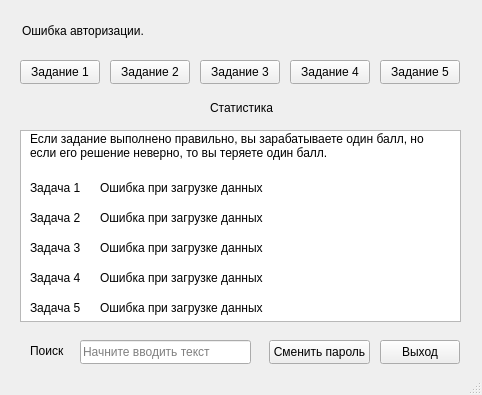
<?xml version="1.0" encoding="UTF-8"?>
<ui version="4.0">
 <class>MainWindow</class>
 <widget class="QMainWindow" name="MainWindow">
  <property name="geometry">
   <rect>
    <x>0</x>
    <y>0</y>
    <width>482</width>
    <height>395</height>
   </rect>
  </property>
  <property name="sizePolicy">
   <sizepolicy hsizetype="Fixed" vsizetype="Fixed">
    <horstretch>0</horstretch>
    <verstretch>0</verstretch>
   </sizepolicy>
  </property>
  <property name="minimumSize">
   <size>
    <width>482</width>
    <height>395</height>
   </size>
  </property>
  <property name="maximumSize">
   <size>
    <width>482</width>
    <height>395</height>
   </size>
  </property>
  <property name="baseSize">
   <size>
    <width>482</width>
    <height>395</height>
   </size>
  </property>
  <property name="windowTitle">
   <string>EduTest</string>
  </property>
  <property name="windowIcon">
   <iconset resource="Logo.qrc">
    <normaloff>:/logo/WindowLogo.png</normaloff>:/logo/WindowLogo.png</iconset>
  </property>
  <property name="statusTip">
   <string/>
  </property>
  <property name="toolButtonStyle">
   <enum>Qt::ToolButtonIconOnly</enum>
  </property>
  <property name="documentMode">
   <bool>false</bool>
  </property>
  <property name="dockNestingEnabled">
   <bool>false</bool>
  </property>
  <property name="dockOptions">
   <set>QMainWindow::AllowTabbedDocks|QMainWindow::AnimatedDocks</set>
  </property>
  <property name="unifiedTitleAndToolBarOnMac">
   <bool>false</bool>
  </property>
  <widget class="QWidget" name="centralwidget">
   <widget class="QLabel" name="WelcomeMessage">
    <property name="geometry">
     <rect>
      <x>22</x>
      <y>20</y>
      <width>201</width>
      <height>21</height>
     </rect>
    </property>
    <property name="text">
     <string>Ошибка авторизации.</string>
    </property>
   </widget>
   <widget class="QPushButton" name="StartTask1Button">
    <property name="geometry">
     <rect>
      <x>20</x>
      <y>60</y>
      <width>80</width>
      <height>24</height>
     </rect>
    </property>
    <property name="text">
     <string>Задание 1</string>
    </property>
   </widget>
   <widget class="QPushButton" name="StartTask2Button">
    <property name="geometry">
     <rect>
      <x>110</x>
      <y>60</y>
      <width>80</width>
      <height>24</height>
     </rect>
    </property>
    <property name="text">
     <string>Задание 2</string>
    </property>
   </widget>
   <widget class="QPushButton" name="StartTask3Button">
    <property name="geometry">
     <rect>
      <x>200</x>
      <y>60</y>
      <width>80</width>
      <height>24</height>
     </rect>
    </property>
    <property name="text">
     <string>Задание 3</string>
    </property>
   </widget>
   <widget class="QPushButton" name="StartTask4Button">
    <property name="geometry">
     <rect>
      <x>290</x>
      <y>60</y>
      <width>80</width>
      <height>24</height>
     </rect>
    </property>
    <property name="text">
     <string>Задание 4</string>
    </property>
   </widget>
   <widget class="QPushButton" name="StartTask5Button">
    <property name="geometry">
     <rect>
      <x>380</x>
      <y>60</y>
      <width>80</width>
      <height>24</height>
     </rect>
    </property>
    <property name="text">
     <string>Задание 5</string>
    </property>
   </widget>
   <widget class="QTableView" name="StatView">
    <property name="geometry">
     <rect>
      <x>20</x>
      <y>130</y>
      <width>441</width>
      <height>192</height>
     </rect>
    </property>
   </widget>
   <widget class="QLabel" name="StatLabel">
    <property name="geometry">
     <rect>
      <x>210</x>
      <y>100</y>
      <width>71</width>
      <height>16</height>
     </rect>
    </property>
    <property name="text">
     <string>Статистика</string>
    </property>
   </widget>
   <widget class="QPushButton" name="ExitButton">
    <property name="geometry">
     <rect>
      <x>380</x>
      <y>340</y>
      <width>80</width>
      <height>24</height>
     </rect>
    </property>
    <property name="text">
     <string>Выход</string>
    </property>
   </widget>
   <widget class="QPushButton" name="ChangePasswordButton">
    <property name="geometry">
     <rect>
      <x>269</x>
      <y>340</y>
      <width>101</width>
      <height>24</height>
     </rect>
    </property>
    <property name="text">
     <string>Сменить пароль</string>
    </property>
   </widget>
   <widget class="QLabel" name="InfoLabel">
    <property name="geometry">
     <rect>
      <x>30</x>
      <y>130</y>
      <width>421</width>
      <height>31</height>
     </rect>
    </property>
    <property name="text">
     <string>Если задание выполнено правильно, вы зарабатываете один балл, но если его решение неверно, то вы теряете один балл.</string>
    </property>
    <property name="wordWrap">
     <bool>true</bool>
    </property>
   </widget>
   <widget class="QLabel" name="Task1Label">
    <property name="geometry">
     <rect>
      <x>30</x>
      <y>180</y>
      <width>61</width>
      <height>16</height>
     </rect>
    </property>
    <property name="text">
     <string>Задача 1</string>
    </property>
   </widget>
   <widget class="QLabel" name="Task2Label">
    <property name="geometry">
     <rect>
      <x>30</x>
      <y>210</y>
      <width>61</width>
      <height>16</height>
     </rect>
    </property>
    <property name="text">
     <string>Задача 2</string>
    </property>
   </widget>
   <widget class="QLabel" name="Task3Label">
    <property name="geometry">
     <rect>
      <x>30</x>
      <y>240</y>
      <width>61</width>
      <height>16</height>
     </rect>
    </property>
    <property name="text">
     <string>Задача 3</string>
    </property>
   </widget>
   <widget class="QLabel" name="Task4Label">
    <property name="geometry">
     <rect>
      <x>30</x>
      <y>270</y>
      <width>61</width>
      <height>16</height>
     </rect>
    </property>
    <property name="text">
     <string>Задача 4</string>
    </property>
   </widget>
   <widget class="QLabel" name="Task5Label">
    <property name="geometry">
     <rect>
      <x>30</x>
      <y>300</y>
      <width>61</width>
      <height>16</height>
     </rect>
    </property>
    <property name="text">
     <string>Задача 5</string>
    </property>
   </widget>
   <widget class="QLabel" name="Task1StatLabel">
    <property name="geometry">
     <rect>
      <x>100</x>
      <y>180</y>
      <width>171</width>
      <height>16</height>
     </rect>
    </property>
    <property name="text">
     <string>Ошибка при загрузке данных</string>
    </property>
   </widget>
   <widget class="QLabel" name="Task2StatLabel">
    <property name="geometry">
     <rect>
      <x>100</x>
      <y>210</y>
      <width>171</width>
      <height>16</height>
     </rect>
    </property>
    <property name="text">
     <string>Ошибка при загрузке данных</string>
    </property>
   </widget>
   <widget class="QLabel" name="Task3StatLabel">
    <property name="geometry">
     <rect>
      <x>100</x>
      <y>240</y>
      <width>171</width>
      <height>16</height>
     </rect>
    </property>
    <property name="text">
     <string>Ошибка при загрузке данных</string>
    </property>
   </widget>
   <widget class="QLabel" name="Task4StatLabel">
    <property name="geometry">
     <rect>
      <x>100</x>
      <y>270</y>
      <width>171</width>
      <height>16</height>
     </rect>
    </property>
    <property name="text">
     <string>Ошибка при загрузке данных</string>
    </property>
   </widget>
   <widget class="QLabel" name="Task5StatLabel">
    <property name="geometry">
     <rect>
      <x>100</x>
      <y>300</y>
      <width>171</width>
      <height>16</height>
     </rect>
    </property>
    <property name="text">
     <string>Ошибка при загрузке данных</string>
    </property>
   </widget>
   <widget class="QLabel" name="SearchLabel">
    <property name="geometry">
     <rect>
      <x>30</x>
      <y>340</y>
      <width>51</width>
      <height>21</height>
     </rect>
    </property>
    <property name="text">
     <string>Поиск</string>
    </property>
   </widget>
   <widget class="QLineEdit" name="SearchLine">
    <property name="geometry">
     <rect>
      <x>80</x>
      <y>340</y>
      <width>171</width>
      <height>24</height>
     </rect>
    </property>
    <property name="placeholderText">
     <string>Начните вводить текст</string>
    </property>
   </widget>
   <zorder>WelcomeMessage</zorder>
   <zorder>StartTask1Button</zorder>
   <zorder>StartTask2Button</zorder>
   <zorder>StartTask3Button</zorder>
   <zorder>StartTask4Button</zorder>
   <zorder>StartTask5Button</zorder>
   <zorder>StatView</zorder>
   <zorder>StatLabel</zorder>
   <zorder>ExitButton</zorder>
   <zorder>ChangePasswordButton</zorder>
   <zorder>InfoLabel</zorder>
   <zorder>Task3StatLabel</zorder>
   <zorder>Task5Label</zorder>
   <zorder>Task3Label</zorder>
   <zorder>Task5StatLabel</zorder>
   <zorder>Task4Label</zorder>
   <zorder>Task2StatLabel</zorder>
   <zorder>Task1Label</zorder>
   <zorder>Task1StatLabel</zorder>
   <zorder>Task4StatLabel</zorder>
   <zorder>Task2Label</zorder>
   <zorder>SearchLabel</zorder>
   <zorder>SearchLine</zorder>
  </widget>
  <widget class="QStatusBar" name="statusbar"/>
 </widget>
 <tabstops>
  <tabstop>StartTask1Button</tabstop>
  <tabstop>StartTask2Button</tabstop>
  <tabstop>StartTask3Button</tabstop>
  <tabstop>StartTask4Button</tabstop>
  <tabstop>StartTask5Button</tabstop>
  <tabstop>StatView</tabstop>
  <tabstop>SearchLine</tabstop>
  <tabstop>ChangePasswordButton</tabstop>
  <tabstop>ExitButton</tabstop>
 </tabstops>
 <resources>
  <include location="Logo.qrc"/>
 </resources>
 <connections/>
</ui>
